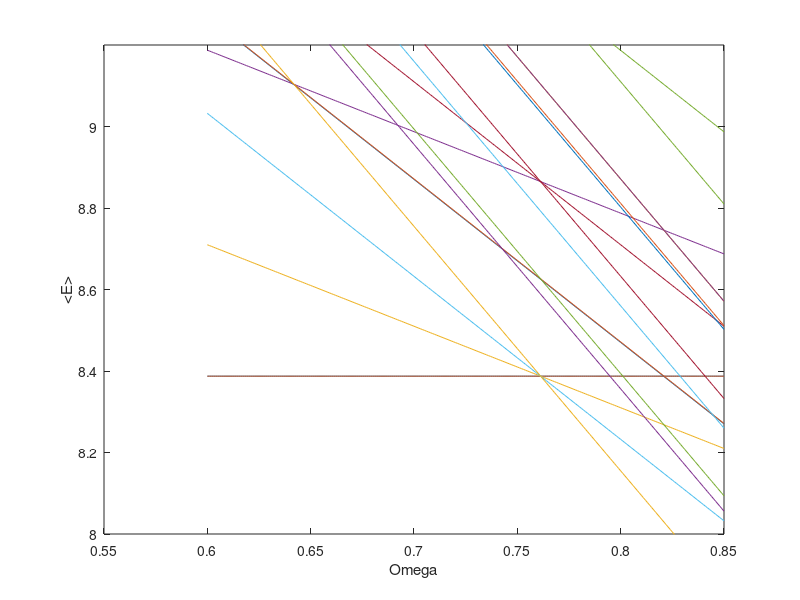

MATLAB code to generate this figure:
%byhandcellbycell2
clear all;
hbar = 6.63e-34/(2*pi);
g=1;
OmegaIncreaseMatrix = zeros(1,250);
OmegaEnergyMatrix0 = zeros(2,250);
OmegaEnergyMatrix2 = zeros(2,250);
OmegaEnergyMatrix4 = zeros(5,250);
n=0;
Wp=0.75;

for Omega = 0.6:0.001:0.85;
    n=n+1;
    
    
    L0 = [0];
    N0 = [6];
    U0 = [ (30/2 * g/(2*pi))];
    
    L2 = [2*(1-Omega) 0; 0 2*(1-Omega)];
    N2 = eye(2).* 6;
    U2 = [ 29/2 *(g/(2*pi))   (sqrt(5)/2)*(g/(2*pi));
         (sqrt(5)/2)*(g/(2*pi))  (25/2)*(g/(2*pi)) ];
     
    L4 = eye(5).*(4*(1-Omega));
    N4 = eye(5) .* 6;
    U4 = [ 1.69 0.089 0.0771 0 0; 0.089 1.8303 0.0689 0.194 0; 0.0771 0.0689 1.6512 0.2251 0; 0 0.1949 0.2251 1.989 0.3376; 0 0 0 0.3376 1.9099];
    
    L6 = eye(11).*(6*(1-Omega));
    N6 = eye(11) .* 6;
    U6 = [ 1.6164 0.0272 0.0431 0.0000 0.0352 0.0000 0.0000 0.0000 0.0000 0.0000 0.0000;...
           0.0272 1.6612 0.0472 0.0629 0.0385 0.0629 0.0000 0.0000 0.0000 0.0000 0.0000;...
           0.0431 0.0472 1.4274 0.1592 0.0609 0.0796 0.0000 0.1194 0.0000 0.0000 0.0000;...
           0.0000 0.0629 0.1592 1.6711 0.0000 0.0995 0.1194 0.0000 0.0597 0.0000 0.0000;...
           0.0352 0.0385 0.0609 0.0000 1.3230 0.1949 0.0000 0.0000 0.0000 0.0000 0.0000;...
           0.0000 0.0629 0.0796 0.0995 0.1949 1.6114 0.2387 0.1194 0.2387 0.0000 0.0000;...
           0.0000 0.0000 0.0000 0.1194 0.0000 0.2387 1.6711 0.0000 0.1194 0.1949 0.0000;...
           0.0000 0.0000 0.1194 0.0000 0.0000 0.1194 0.0000 1.3727 0.2387 0.0000 0.0000;...
           0.0000 0.0000 0.0000 0.0597 0.0000 0.2387 0.1194 0.2387 1.7308 0.3898 0.0000;...
           0.0000 0.0000 0.0000 0.0000 0.0000 0.0000 0.1949 0.0000 0.3898 1.6711 0.3082;...
           0.0000 0.0000 0.0000 0.0000 0.0000 0.0000 0.0000 0.0000 0.0000 0.3082 1.1937];
   
    Lmat0 = L0 ;
    Nmat0 = N0;
    Umat0 =  U0;
    Totmat0 = Lmat0+Nmat0+Umat0;
    Eig0 = eig(Totmat0);
    
    Lmat2 = L2 ;
    Nmat2 = N2;
    Umat2 =  U2;
    Totmat2 = Lmat2+Nmat2+Umat2;
    Eig2 = eig(Totmat2);
    
    Lmat4 = L4 ;
    Nmat4 = N4;
    Umat4 =  U4;
    Totmat4 = Lmat4+Nmat4+Umat4;
    Eig4 = eig(Totmat4);
    
    Lmat6 = L6 ;
    Nmat6 = N6;
    Umat6 =  U6;
    Totmat6 = Lmat6+Nmat6+Umat6;
    Eig6 = eig(Totmat6);
    
    
    
    OmegaIncreaseMatrix(1,n) = Omega;
    OmegaEnergyMatrix0(:,n) = Eig0;
    OmegaEnergyMatrix2(:,n) = Eig2;
    OmegaEnergyMatrix4(:,n) = Eig4;
    OmegaEnergyMatrix6(:,n) = Eig6;
    

end

plot(OmegaIncreaseMatrix,OmegaEnergyMatrix0,OmegaIncreaseMatrix,OmegaEnergyMatrix2, OmegaIncreaseMatrix,OmegaEnergyMatrix4, OmegaIncreaseMatrix,OmegaEnergyMatrix6)
xlabel('Omega')
ylabel('<E>')
ylim([8 9.2])
%xlim([0.7 0.8])
